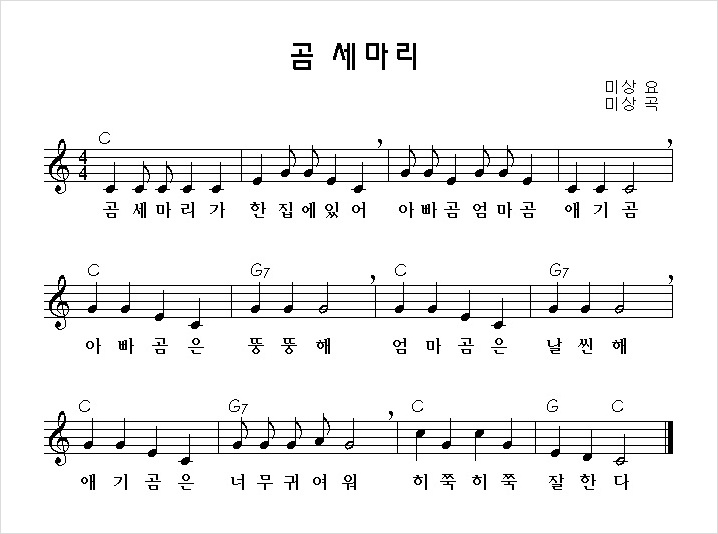
#> input picture images/bears.jpg, 718 x 534 px, found by its file name
$ python labeling.py
#> lines starting #> are read from the running program, lines starting #| are printed output that depends on the picture; after the words box and inside, x2 and y2 are one past the last pixel; in counts of white or black regions, pixels touching at a corner belong together
import cv2
import numpy as np
from matplotlib import pyplot as plt

# imageload method
def imageLoad(src):
#> called with src = './images/bears.jpg'
    image = cv2.imread(src, cv2.IMREAD_GRAYSCALE)
#> image is the input picture: shape (534, 718); min 0, max 255, mean 241.2
    return image

# 이미지 이진화
def binaryTo(src):
    # 단순 이진화
    ret, output = cv2.threshold(src, 120, 255, cv2.THRESH_BINARY) # INV 붙이면 흑백
    # 흑백으로 하는이유는 레이블링을 할때 흰색값을 인식하기 때문

    return output

src = "./images/bears.jpg"
src = imageLoad(src)
src2 = cv2.bitwise_not(src)
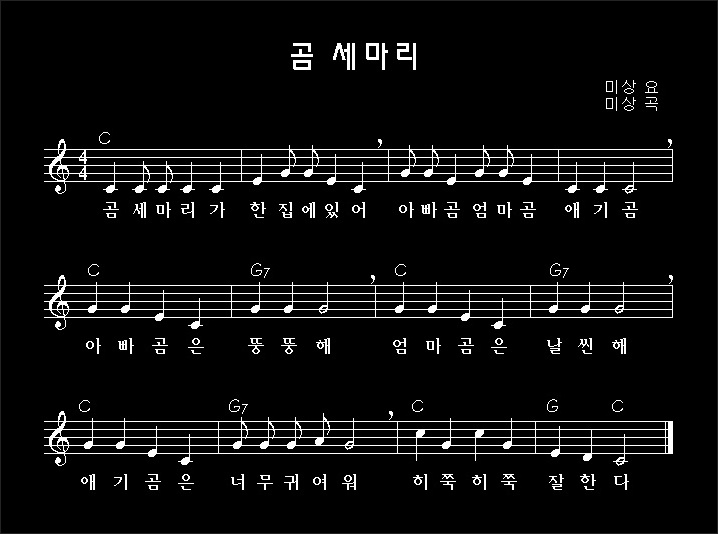
#> src2: shape (534, 718); min 0, max 255, mean 13.8
gray = src2.copy()
# gray = cv2.cvtColor(src, cv2.COLOR_BGR2GRAY)
binary = binaryTo(gray)
#> in binaryTo, `ret, output = cv2.threshold(src, 120, 255, cv2.THRESH_BINARY)`: output: shape (534, 718); 5.2% white in thin lines or dots, all inside (x1, y1, x2, y2) = (44, 43, 673, 490)

# [9 lines of commented-out code are left out]
cnt, labels, stats, centroids = cv2.connectedComponentsWithStats(binary)
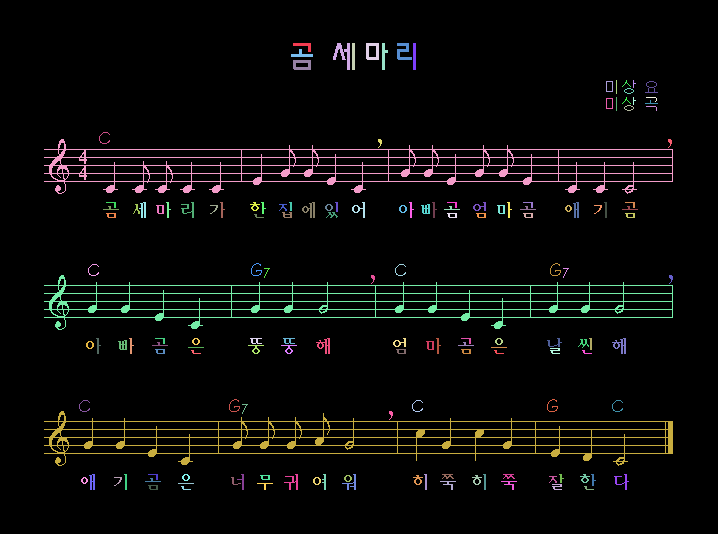
#> labels: shape (534, 718) int32; 152 distinct labels, from 0 to 151; one colour per label, 0 black
#> cnt = 152; stats = 152 rows, first 6: [0, 0, 718, 534, 363299], [293, 43, 18, 9, 72], [333, 43, 17, 27, 191], [352, 43, 3, 27, 81], [366, 43, 13, 17, 143], [382, 43, 6, 27, 90]; centroids = 152 pairs, first value 83.64 to 670.5, second value 45.12 to 488
# [4 lines of commented-out code are left out]

dst = np.zeros(src.shape, dtype = src.dtype)
# [5 lines of commented-out code are left out]

label_ary = []
for i in range(1, int(cnt)):

    x, y, width, height, area = stats[i] # stats는 1부터 시작
    print(i, area)
    if area >3500:
        label_ary.append(stats[i])
        cv2.rectangle(dst, (x, y), (x+width, y+height), 255, -1)
#> this loop made 151 passes
#| 1 72
#| 2 191
#| 3 81
#| 4 143
#| 5 90
#| 6 140
#| 7 81
#| 8 81
#> (further printed lines are left out)
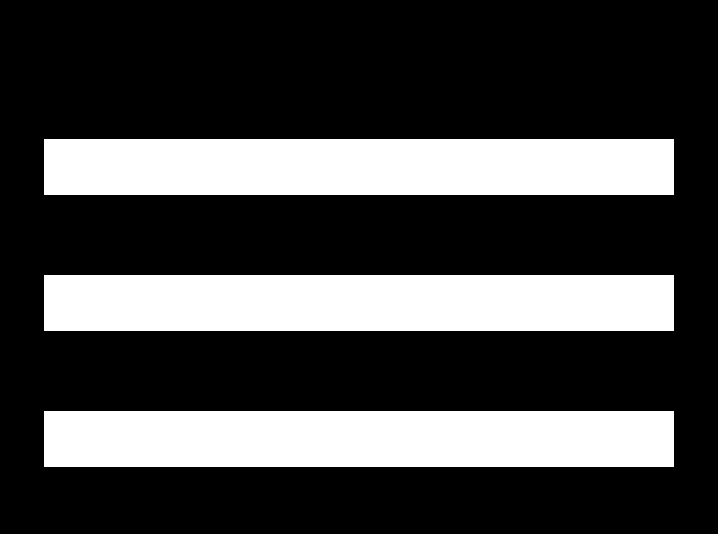
#> dst: shape (534, 718); 27.6% white; 3 white regions, box (x1, y1, x2, y2) and area: (44, 139, 674, 195) 35280, (44, 275, 674, 331) 35280, (44, 411, 674, 467) 35280
#> after the loop, label_ary = [[44, 139, 629, 55, 5253], [44, 275, 629, 55, 4507], [44, 411, 629, 55, 4904]]
    # [6 lines of commented-out code are left out]
cv2.imshow("dst", dst)
cv2.imshow("src", src)
dst2 = cv2.bitwise_and(src, src, mask = dst)
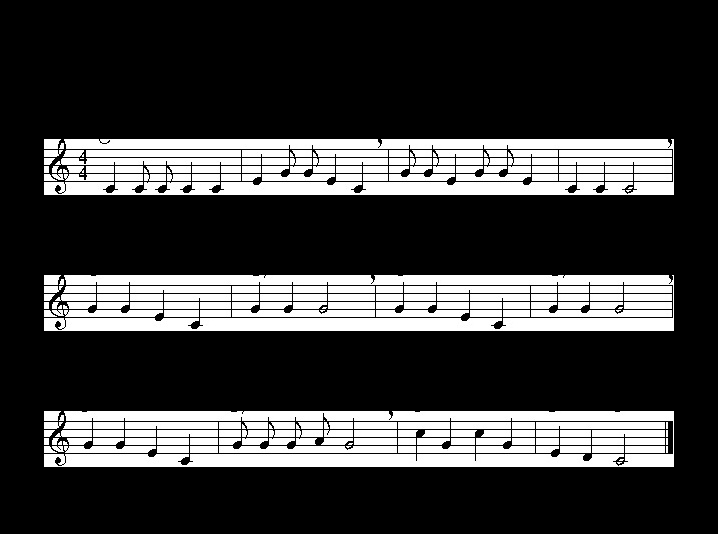
#> dst2: shape (534, 718); min 0, max 255, mean 60.5
print(label_ary)
#| [array([  44,  139,  629,   55, 5253], dtype=int32), array([  44,  275,  629,   55, 4507], dtype=int32), array([  44,  411,  629,   55, 4904], dtype=int32)]
cv2.imshow('res', binary)
cv2.imshow('dst2', dst2)
cv2.waitKey(0)
cv2.destroyAllWindows()

$ run again, with images/small_star.jpg copied over images/bears.jpg
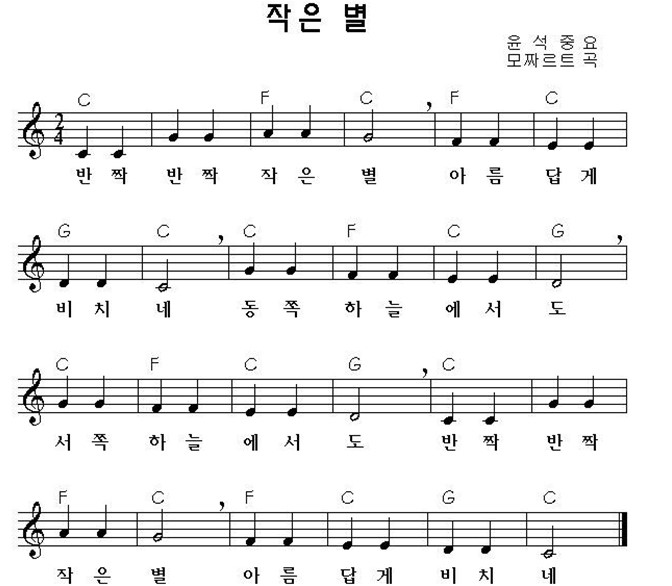
#> input picture images/small_star.jpg, 672 x 586 px, found by its file name
#> in imageLoad, image is the input picture: shape (586, 672); min 0, max 255, mean 238.2
#> output: shape (586, 672); 7% white in thin lines or dots, all inside (x1, y1, x2, y2) = (18, 3, 627, 584)
#> labels: shape (586, 672) int32; 148 distinct labels, from 0 to 147
#> cnt = 148; stats = 148 rows, first 6: [0, 0, 672, 586, 366122], [304, 3, 15, 13, 121], [267, 4, 15, 14, 115], [284, 4, 7, 15, 66], [345, 4, 21, 15, 210], [299, 19, 22, 3, 66]; centroids = 148 pairs, first value 59.97 to 619.5, second value 8.83 to 582
#> the loop `for i in range(1, int(cnt)): ` made 147 passes
#> (x, y, width, height, area) on passes 1 to 8: (304, 3, 15, 13, 121), (267, 4, 15, 14, 115), (284, 4, 7, 15, 66), (345, 4, 21, 15, 210), (299, 19, 22, 3, 66), (269, 20, 19, 12, 93), (346, 20, 20, 12, 183), (301, 23, 19, 9, 74)
#> (printed output is left out)
#> after the loop `for i in range(1, int(cnt)):`:
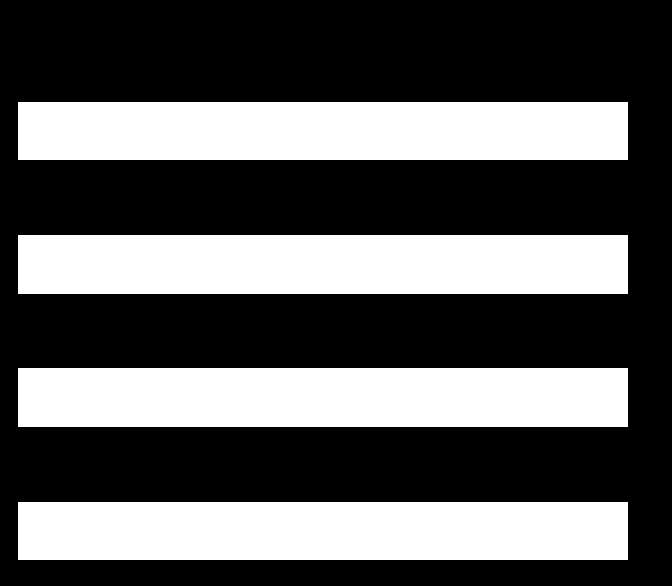
#> dst: shape (586, 672); 36.2% white; 4 white regions, box (x1, y1, x2, y2) and area: (18, 235, 628, 294) 35990, (18, 368, 628, 427) 35990, (18, 102, 628, 160) 35380, (18, 502, 628, 560) 35380
#> after the loop `for i in range(1, int(cnt)):`: label_ary = [[18, 102, 609, 57, 5330], [18, 235, 609, 58, 5584], [18, 368, 609, 58, 5119], [18, 502, 609, 57, 5632]]
#> `dst2 = cv2.bitwise_and(src, src, mask = dst)`:
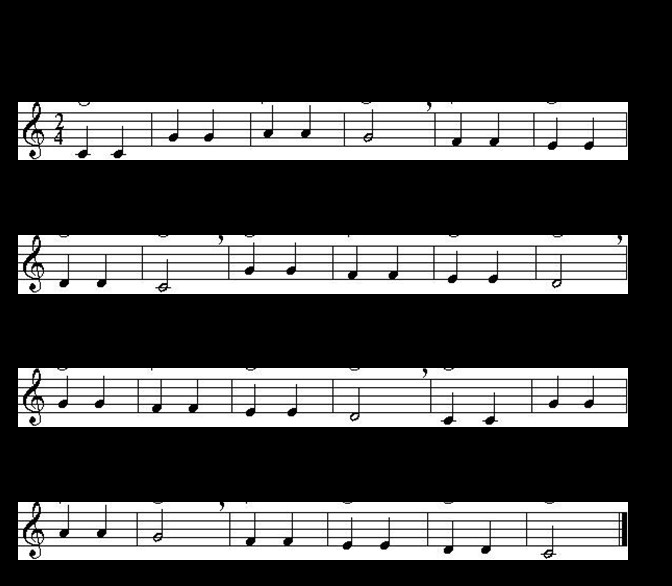
#> dst2: shape (586, 672); min 0, max 255, mean 79.4
#| [array([  18,  102,  609,   57, 5330], dtype=int32), array([  18,  235,  609,   58, 5584], dtype=int32), array([  18,  368,  609,   58, 5119], dtype=int32), array([  18,  502,  609,   57, 5632], dtype=int32)]

$ run again, with images/small_star2.jpg copied over images/bears.jpg
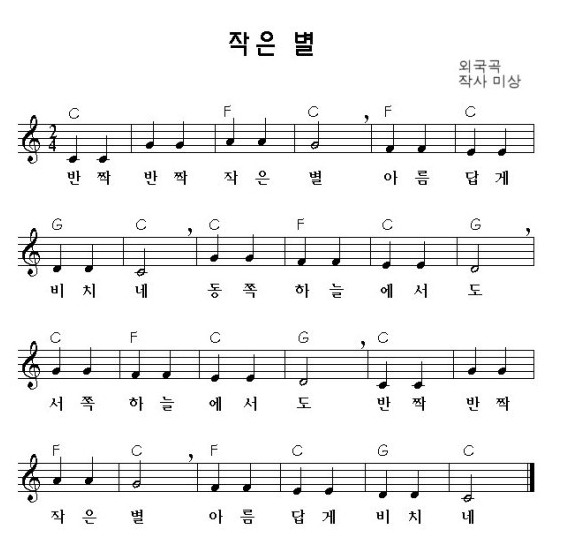
#> input picture images/small_star2.jpg, 583 x 539 px, found by its file name
#> in imageLoad, image is the input picture: shape (539, 583); min 0, max 255, mean 240.9
#> output: shape (539, 583); 5.8% white in thin lines or dots, all inside (x1, y1, x2, y2) = (18, 31, 534, 524)
#> labels: shape (539, 583) int32; 191 distinct labels, from 0 to 190
#> cnt = 191; stats = 191 rows, first 6: [0, 0, 583, 539, 295860], [261, 31, 12, 11, 81], [229, 32, 13, 12, 81], [231, 32, 18, 24, 112], [295, 32, 18, 12, 155], [256, 44, 19, 3, 55]; centroids = 191 pairs, first value 30 to 527.6, second value 36.06 to 522.1
#> the loop `for i in range(1, int(cnt)): ` made 190 passes
#> (printed output is left out)
#> after the loop `for i in range(1, int(cnt)):`:
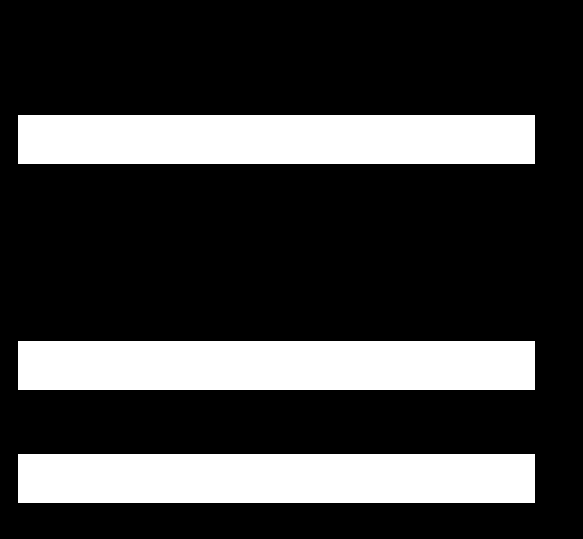
#> dst: shape (539, 583); 24.2% white; 3 white regions, box (x1, y1, x2, y2) and area: (18, 115, 535, 164) 25333, (18, 341, 535, 390) 25333, (18, 454, 535, 503) 25333
#> after the loop `for i in range(1, int(cnt)):`: label_ary = [[18, 115, 516, 48, 3632], [18, 341, 516, 48, 3532], [18, 454, 516, 48, 3555]]
#> `dst2 = cv2.bitwise_and(src, src, mask = dst)`:
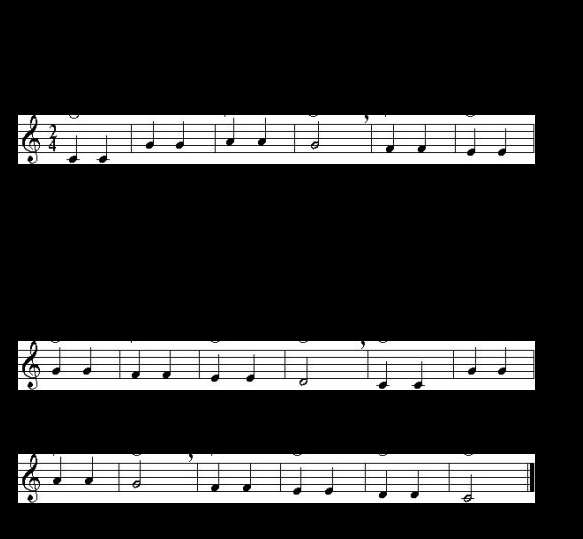
#> dst2: shape (539, 583); min 0, max 255, mean 53.4
#| [array([  18,  115,  516,   48, 3632], dtype=int32), array([  18,  341,  516,   48, 3532], dtype=int32), array([  18,  454,  516,   48, 3555], dtype=int32)]
